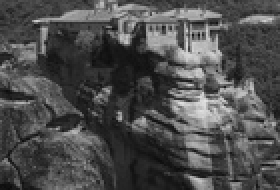
%> input picture meteora_gray_cropped.jpg, 140 x 95 px, shrunk from 999 x 681 before the run (shown 2 times larger)
$ octave histogram_eq.m   (GNU Octave 9; MATLAB toolbox functions it lacks are replaced by stand-ins)
%> lines starting %> are read from the running program, lines starting %| are printed output that depends on the picture
FNames = {'meteora_gray_cropped.jpg';
'penang_hill_gray_cropped.jpg';
'foggy_carpark_gray_cropped.jpg'};

for p = 1 : size(FNames)
    figH = figure;

    % Read image file
    pic = imread(FNames{p});
%> pic is the input picture: size 95x140x3 uint8; min 10, max 227, mean 77.2

    % =======================Form original histogram=======================
    h_before = zeros(1,256);

    no_of_rows = size(pic,1);
%> no_of_rows = 95
    no_of_columns = size(pic,2);
%> no_of_columns = 140

    for i = 1:no_of_rows
        for j = 1:no_of_columns
            curr_pixel_value = pic(i,j);
            h_before(curr_pixel_value + 1) = h_before(curr_pixel_value + 1) + 1;
        end
    end
%> after the loop, h_before = 256 values, max 173 at index 43, min 0 at index 1, mean 51.95

    % =====Calculate cumulative frequency and Probability Distribution=====
    c_before = zeros(1,256);
    prob_dist = zeros(1, 256);

    no_of_pixels = no_of_rows * no_of_columns;
%> no_of_pixels = 13300

    c_before(1) = h_before(1);
    prob_dist(1) = h_before(1) / no_of_pixels;

    for i = 2:256 % Array has 1-based indices
        c_before(i) = c_before(i-1) + h_before(i);

        % Also, calculate probability distribution
        prob_dist(i) = h_before(i) / no_of_pixels;
    end
%> after the loop, c_before = 256 values from 0 to 13300; prob_dist = 256 values, max 0.013 at index 43, min 0 at index 1, mean 0.00391

    % ==================Calculate cumulative probability===================
    c_prob_dist = zeros(1,256);

    c_prob_dist(1) = prob_dist(1);
    for i = 2:256
        c_prob_dist(i) = c_prob_dist(i-1) + prob_dist(i);
    end
%> after the loop, c_prob_dist = 256 values from 0 to 1

    % ==================Scaled intensity===================
    c_after = zeros(1,256);

    for i = 1:256
        c_after(i) = round(c_prob_dist(i) * 255);
    end
%> after the loop, c_after = 256 values from 0 to 255

    % ============================Display plots============================
    h_after = zeros(1,256);
    hPic = zeros(no_of_rows, no_of_columns);

    for i = 1:no_of_rows
        for j = 1:no_of_columns
            pic(i,j);
            new_pixel_value = c_after(pic(i,j)+1);
            hPic(i,j) = new_pixel_value;
            h_after(new_pixel_value + 1) = h_after(new_pixel_value + 1) + 1;
        end
    end
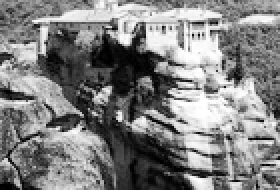
%> hPic: size 95x140 double (shown 2 times larger); min 0, max 255, mean 128.5
%> after the loop, h_after = 256 values, max 173 at index 61, min 0 at index 7, mean 51.95

    % ============================Display plots============================
    subplot(3,2,1), imshow(pic, [0 255]);
    title('original image');
    subplot(3,2,2), imshow(hPic, [0 255]);
    title('hist equalized image');
    subplot(3,2,3), plot(h_before);
    title('original histogram');
    subplot(3,2,4), plot(h_after);
    title('equalized hist');
    subplot(3,2,5), plot(c_before);
    title('original cumu hist');
    subplot(3,2,6), plot(c_after);
    title('equalized cumu hist');
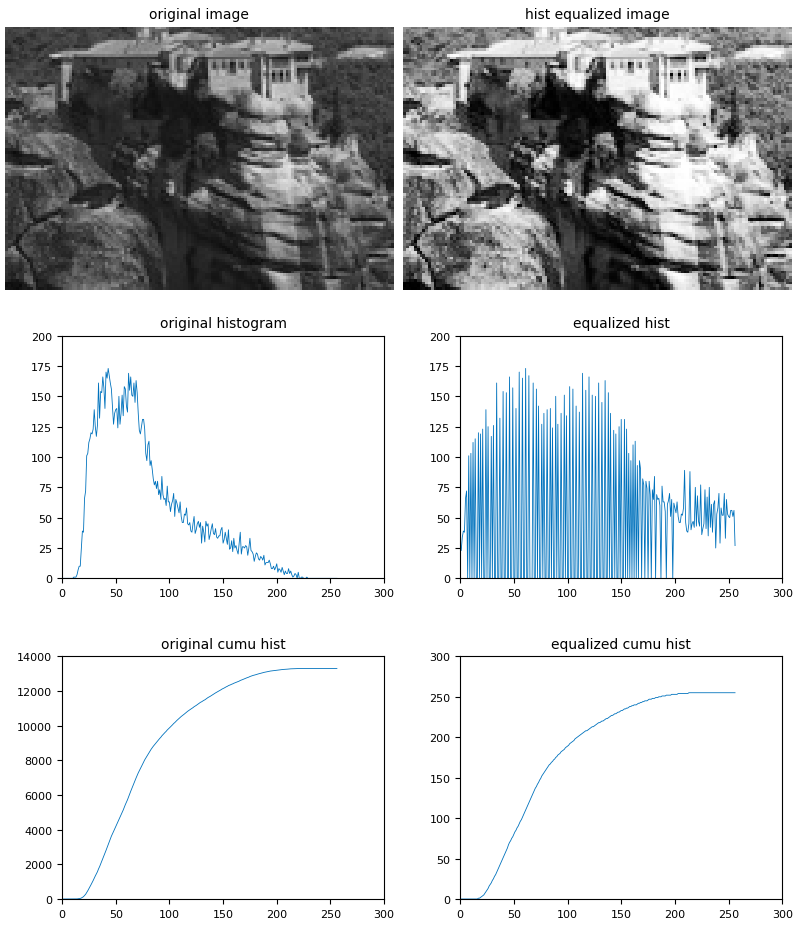
%> figure redrawn from the program's plot data, 6 panels

    baseName = FNames{p}(1:find(FNames{p}=='.')-1);
    figName = strcat(baseName, '_histogram_eq_results.jpg');

    print(figH, '-djpeg', figName);
end
%> pass 2 of the loop `for p = 1 : size(FNames)`:
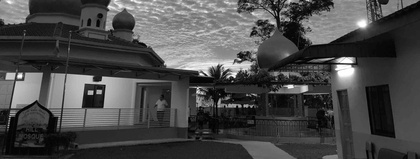
%> input picture penang_hill_gray_cropped.jpg, 420 x 159 px, shrunk from 3000 x 1137 before the run
%> pic is the input picture: size 159x420x3 uint8; min 0, max 255, mean 73.2
%> after the loop `for i = 1:no_of_rows`: h_before = 256 values, max 989 at index 38, min 0 at index 256, mean 260.9
%> after the loop `for i = 2:256`: c_before = 256 values from 66 to 66780; prob_dist = 256 values, max 0.0148 at index 38, min 0 at index 256, mean 0.00391
%> after the loop `for i = 2:256`: c_prob_dist = 256 values from 0.000988 to 1
%> after the loop `for i = 1:no_of_rows`:
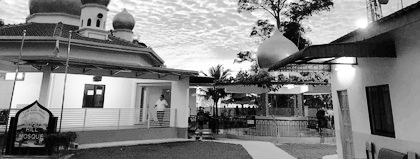
%> hPic: size 159x420 double; min 0, max 255, mean 128.4
%> after the loop `for i = 1:no_of_rows`: h_after = 256 values, max 989 at index 84, min 0 at index 5, mean 260.9
%> `title('equalized cumu hist');`:
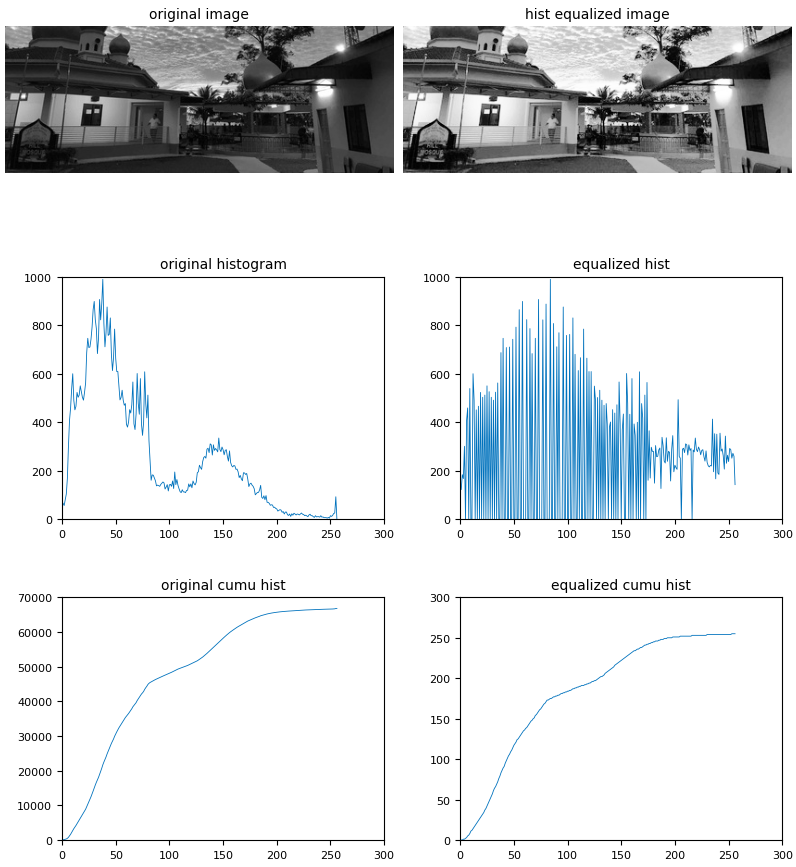
%> figure redrawn from the program's plot data, 6 panels
%> pass 3 of the loop `for p = 1 : size(FNames)`:
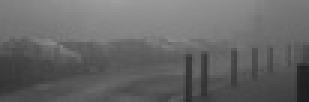
%> input picture foggy_carpark_gray_cropped.jpg, 103 x 34 px, shrunk from 735 x 245 before the run (shown 3 times larger)
%> pic is the input picture: size 34x103x3 uint8; min 30, max 158, mean 102.1
%> after the loop `for i = 1:no_of_rows`: h_before = 256 values, max 63 at index 89, min 0 at index 1, mean 13.68
%> after the loop `for i = 2:256`: c_before = 256 values from 0 to 3502; prob_dist = 256 values, max 0.018 at index 89, min 0 at index 1, mean 0.00391
%> after the loop `for i = 2:256`: c_prob_dist = 256 values from 0 to 1
%> after the loop `for i = 1:no_of_rows`:
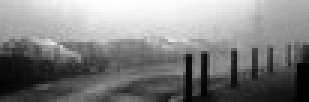
%> hPic: size 34x103 double (shown 3 times larger); min 0, max 255, mean 128.9
%> after the loop `for i = 1:no_of_rows`: h_after = 256 values, max 63 at index 91, min 0 at index 8, mean 13.68
%> `title('equalized cumu hist');`:
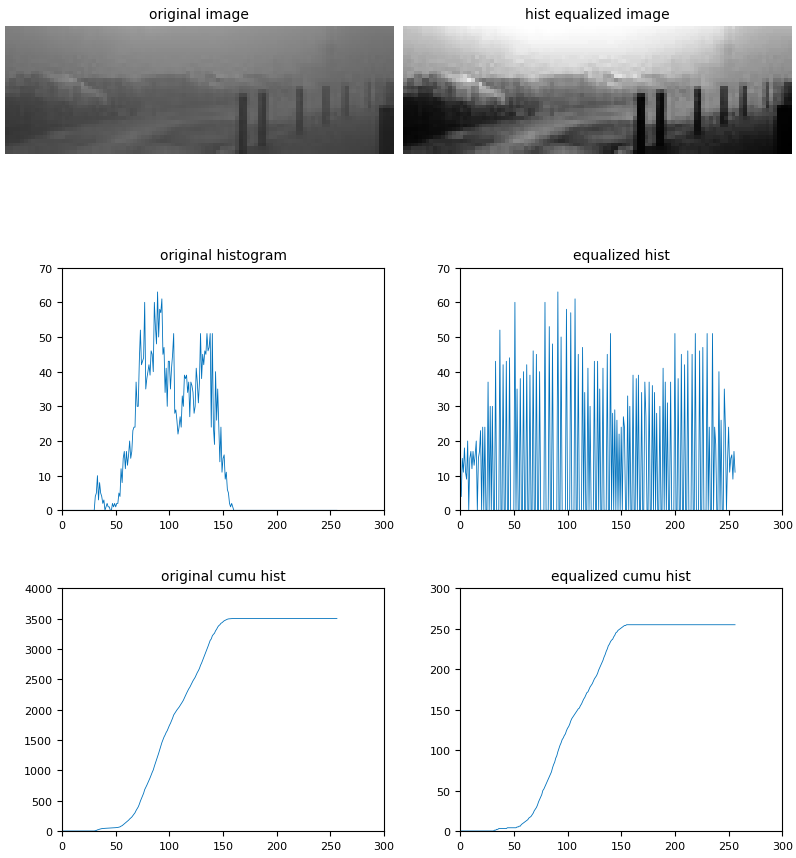
%> figure redrawn from the program's plot data, 6 panels
